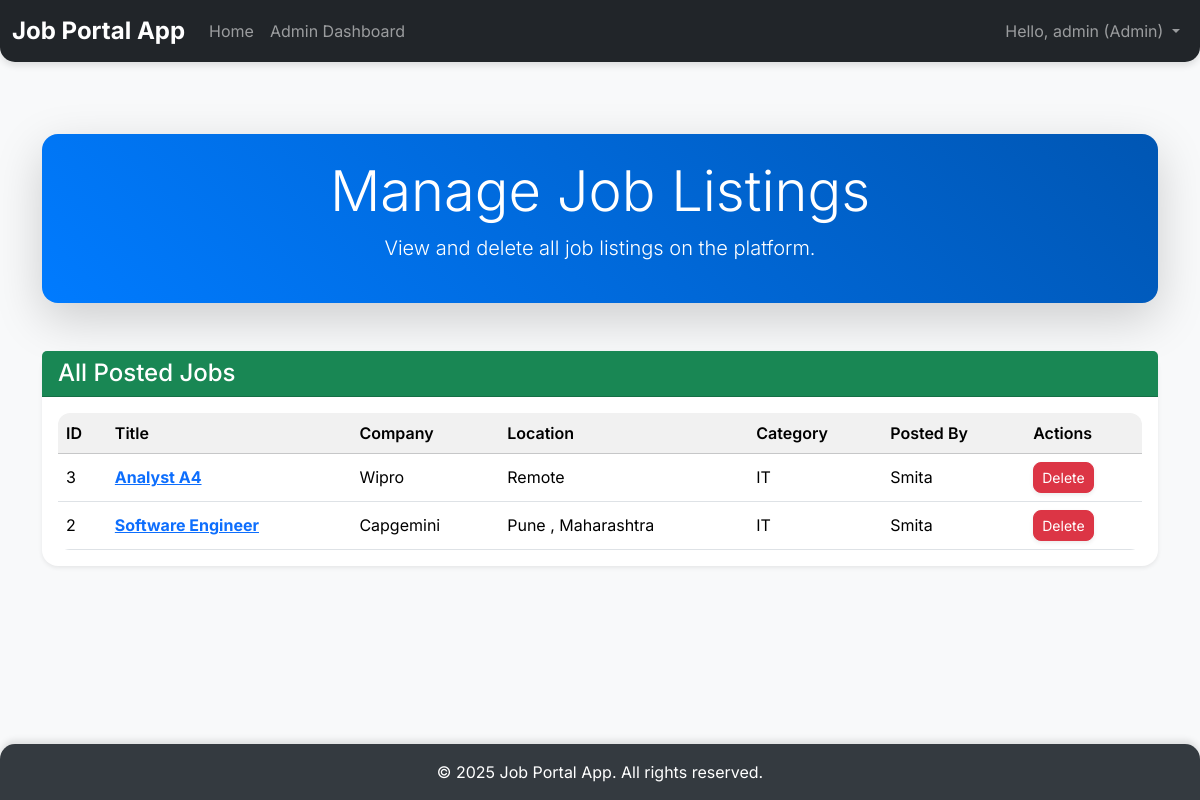
/admin/manage_jobs (signed in), run on the app's committed database.
### tables this page shows
CREATE TABLE jobs (
            id INTEGER PRIMARY KEY AUTOINCREMENT,
            employer_id INTEGER NOT NULL,
            title TEXT NOT NULL,
            description TEXT NOT NULL,
            salary TEXT,
            location TEXT,
            category TEXT,
            company TEXT,
            FOREIGN KEY (employer_id) REFERENCES users (id)
        );

CREATE TABLE users (
            id INTEGER PRIMARY KEY AUTOINCREMENT,
            username TEXT UNIQUE NOT NULL,
            password_hash TEXT NOT NULL,
            role TEXT NOT NULL CHECK (role IN ('job_seeker', 'employer', 'admin'))
        );

### app.py (the view)
@app.route('/admin/manage_jobs')
@login_required
@role_required('admin')
def manage_jobs():
    db = get_db()
    cursor = db.cursor()
    jobs = cursor.execute("SELECT j.*, u.username as employer_username FROM jobs j JOIN users u ON j.employer_id = u.id ORDER BY j.id DESC").fetchall()
    return render_template('manage_jobs.html', jobs=jobs)

### app.py (called while the page is built)
def get_db():
    if 'db' not in g:
        g.db = sqlite3.connect(DATABASE)
        g.db.row_factory = sqlite3.Row  # This allows accessing columns by name
    return g.db

@app.context_processor
def inject_current_year():
    return {'current_year': datetime.datetime.now().year}

def login_required(f):
    @wraps(f)
    def decorated_function(*args, **kwargs):
        if 'user_id' not in session:
            flash('Please log in to access this page.', 'danger')
            return redirect(url_for('login'))
        return f(*args, **kwargs)
    return decorated_function

def role_required(role_name):
    def decorator(f):
        @wraps(f)
        def decorated_function(*args, **kwargs):
            if 'role' not in session or session['role'] != role_name:
                flash(f'You do not have permission to access this page. {role_name} role required.', 'danger')
                return redirect(url_for('index'))
            return f(*args, **kwargs)
        return decorated_function
    return decorator

### templates/manage_jobs.html (shortened to what this page needs)
{% extends 'base.html' %}
{% block content %}
<div class="admin-header text-center my-5 p-4 bg-dark text-white rounded-lg shadow-lg">
    <h1 class="display-4">Manage Job Listings</h1>
    <p class="lead">View and delete all job listings on the platform.</p>
</div>
<div class="card shadow-sm rounded-lg">
    <div class="card-header bg-success text-white rounded-top-lg">
        <h4 class="mb-0">All Posted Jobs</h4>
    </div>
    <div class="card-body">
        {% if jobs %}
            <div class="table-responsive">
                <table class="table table-hover align-middle">
                    <thead class="table-light">
                        <tr>
                            <th scope="col">ID</th>
                            <th scope="col">Title</th>
                            <th scope="col">Company</th>
                            <th scope="col">Location</th>
                            <th scope="col">Category</th>
                            <th scope="col">Posted By</th>
                            <th scope="col">Actions</th>
                        </tr>
                    </thead>
                    <tbody>
                        {% for job in jobs %}
                        <tr>
                            <td>{{ job.id }}</td>
                            <td><a href="{{ url_for('job_detail', job_id=job.id) }}" class="text-primary fw-bold">{{ job.title }}</a></td>
                            <td>{{ job.company }}</td>
                            <td>{{ job.location }}</td>
                            <td>{{ job.category }}</td>
                            <td>{{ job.employer_username }}</td>
                            <td>
                                <form action="{{ url_for('delete_job', job_id=job.id) }}" method="POST" class="d-inline">
                                    <button type="submit" class="btn btn-danger btn-sm rounded-pill shadow-sm" onclick="return confirm('Are you sure you want to delete the job: {{ job.title }}? This action will also delete all associated applications.')">Delete</button>
                                </form>
                            </td>
                        </tr>
                        {% endfor %}
                    </tbody>
                </table>
            </div>
        {% else %}
            <div class="alert alert-info text-center rounded p-3" role="alert">
                No job listings found.
            </div>
        {% endif %}
    </div>
</div>
{% endblock %}

### static/css/style.css (style rules this page uses)
body { font-family: 'Inter', sans-serif; background-color: #f8f9fa; display: flex; flex-direction: column; min-height: 100vh; }
.card { border-radius: 1rem !important; border: none; }
.btn { border-radius: 0.5rem !important; transition: all 0.3s ease; }
.btn-danger { background-color: #dc3545; border-color: #dc3545; }
.dashboard-header, .admin-dashboard-header, .admin-header { background: linear-gradient(45deg, #007bff, #0056b3); color: white; padding: 2.5rem; border-radius: 1rem; box-shadow: 0 0.5rem 1rem rgba(0, 0, 0, 0.2); }
.table-responsive { border-radius: 0.75rem; overflow: hidden; }
.table { margin-bottom: 0; }
.table thead th { background-color: #f1f1f1; font-weight: 600; }

### data on the page
jobs: id "3", title "Analyst A4", company "Wipro", location "Remote", category "IT", employer_username "Smita"
jobs: id "2", title "Software Engineer", company "Capgemini", location "Pune , Maharashtra", category "IT", employer_username "Smita"

### other printed values
{{ session['username'] }} "admin"
{{ session['role'].replace('_', ' ').title() }} "Admin"
